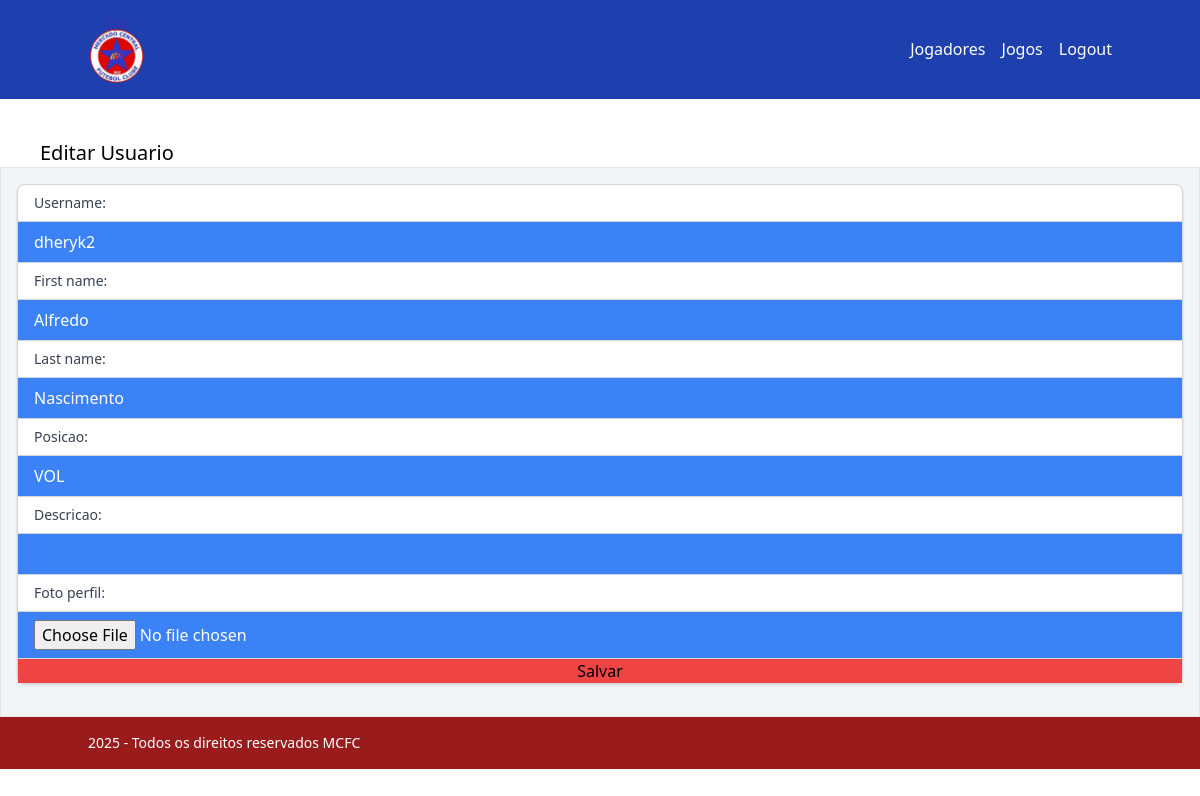
Screenshot of /users/update/4/ (signed in) with the database file from the repository.
### usuarios/models.py (models this page shows, shortened)
class NewUser(AbstractUser):
  email = models.EmailField(max_length=255, unique=True,blank=True,null=True)
  posicoes = (
    ('GK', 'goleiro'),
    ('ZG', 'zagueiro'),
    ('LD', 'lateral direito'),
    ('LE', 'lateral esquerdo'),
    ('VOL', 'volante'),
    ('MEI', 'meio-campista'),
    ('AT', 'atacante')
  )
  posicao = models.CharField(max_length=3, choices=posicoes,blank=False,null=False)
  descricao = models.TextField(blank=True,null=True)
  foto_perfil = models.ImageField(upload_to='fotos/',blank=True, null=True)

### usuarios/views.py (the view)
# urls.py: path('update/<int:pk>/', UserUpdateView.as_view(), name='user_update'),
class UserUpdateView(UpdateView):
  model = NewUser
  template_name = 'usuarios/user_update.html'
  fields = ['username', 'first_name','last_name','posicao','descricao','foto_perfil']
  success_url = reverse_lazy('users')

### usuarios/templates/usuarios/user_update.html (shortened to what this page needs)
{% extends "base.html" %}
{% block content %}
<h1 class="ml-10 mt-10 text-black text-xl">{% if object %}Editar{% else %}Criar{% endif %} Usuario</h1>
<div class="border bg-gray-100 p-4 overflow-x-auto">
  <form class="min-w-full border border-gray-300 bg-white rounded-lg shadow flex flex-col" method="post" enctype="multipart/form-data">
    {% for field in form %}
      <label class="px-4 py-2 text-left text-sm font-medium text-gray-700 border-b border-gray-300">
        {{field.label}}:
      </label>
      <input
        type="{{ field.field.widget.input_type }}"
        name="{{ field.html_name }}"
        id="{{ field.id_for_label }}"
        value="{{ field.value|default_if_none:"" }}"
        class="px-4 py-2 text-base text-white border-b border-gray-300 bg-blue-500"
      >
    {% endfor %}
    <button class="bg-red-500 cursor-pointer hover:underline" type="submit">Salvar</button>
  </form>
</div>
  {% endblock %}

### rows the page displays
NewUser: username "dheryk2" "Alfredo" "Nascimento" "VOL"

### other values shown
{{ field.label }} "Username" "First name" "Last name" "Posicao" "Descricao" "Foto perfil"
